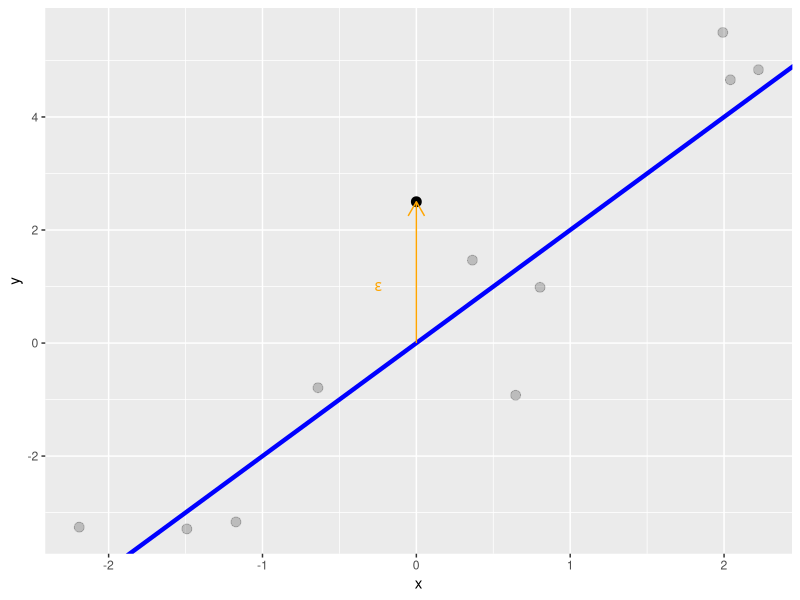
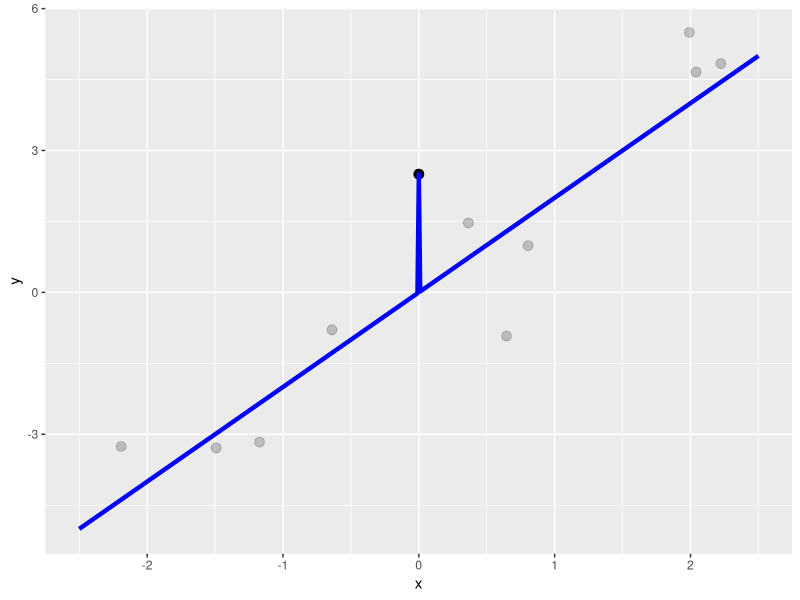
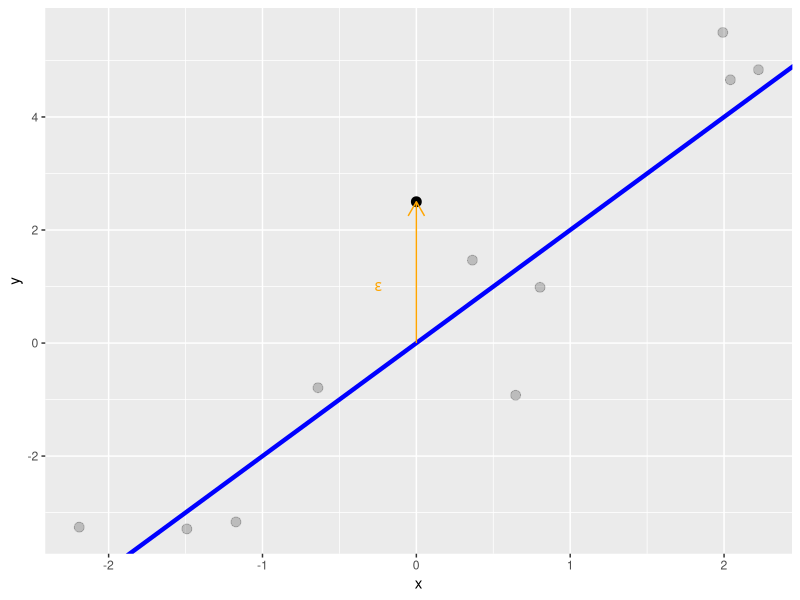
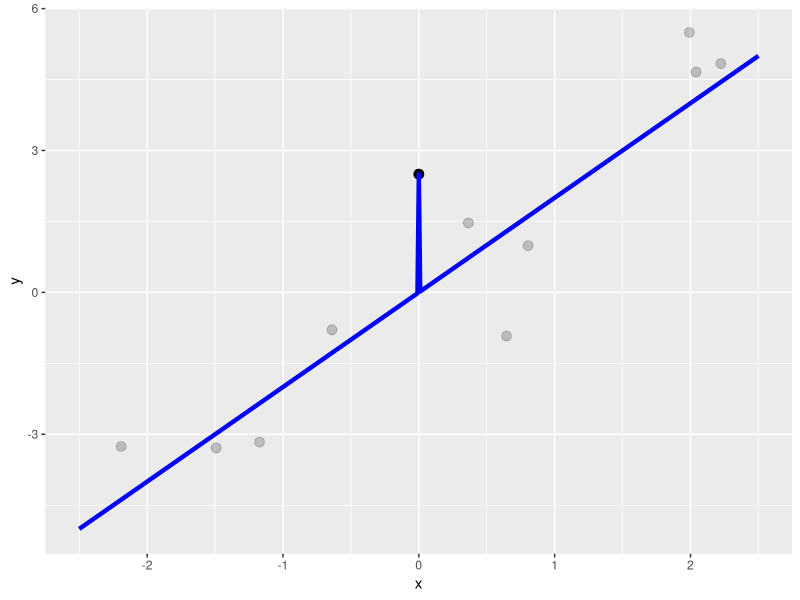

R code for these plots, in order:
library(ggplot2)

set.seed(1)
df = data.frame(x = runif(10, -2.5, 2.5), type = FALSE)

df$y = 2 * df$x + rnorm(nrow(df))
df = rbind(df, data.frame(x = 0, type = TRUE, y = 2.5))

p = ggplot() + geom_point(data = df[!df$type, ], aes(x = x, y = y), alpha = 0.2, size = 3)
p = p + geom_abline(intercept = 0, slope = 2, colour = "blue", size = 1.5)
p = p + geom_point(data = df[df$type, ], aes(x = x, y = y), size = 3) 
p = p + geom_segment(aes(x = 0, xend = 0, y = 0, yend = 2.5), colour = "orange", arrow = arrow(length = unit(0.03, "npc")))
p = p + annotate("text", x = -0.25, y = 1, label = "epsilon", colour = "orange", parse = TRUE)
p

ggsave("figure_man/pseudo_residual_1.png", width = 3, height = 2)


df2 = data.frame(x = seq(-2.5, 2.5, by = 0.01))
df2$y = 2 * df2$x
df2[df2$x == 0, ]$y = 2.5

p = ggplot() + geom_point(data = df[!df$type, ], aes(x = x, y = y), alpha = 0.2, size = 3)
p = p + geom_point(data = df[df$type, ], aes(x = x, y = y), size = 3) 
p = p + geom_line(data = df2, aes(x = x, y = y), colour = "blue", size = 1.5)
p

ggsave("figure_man/pseudo_residual_2.png", width = 3, height = 2)
